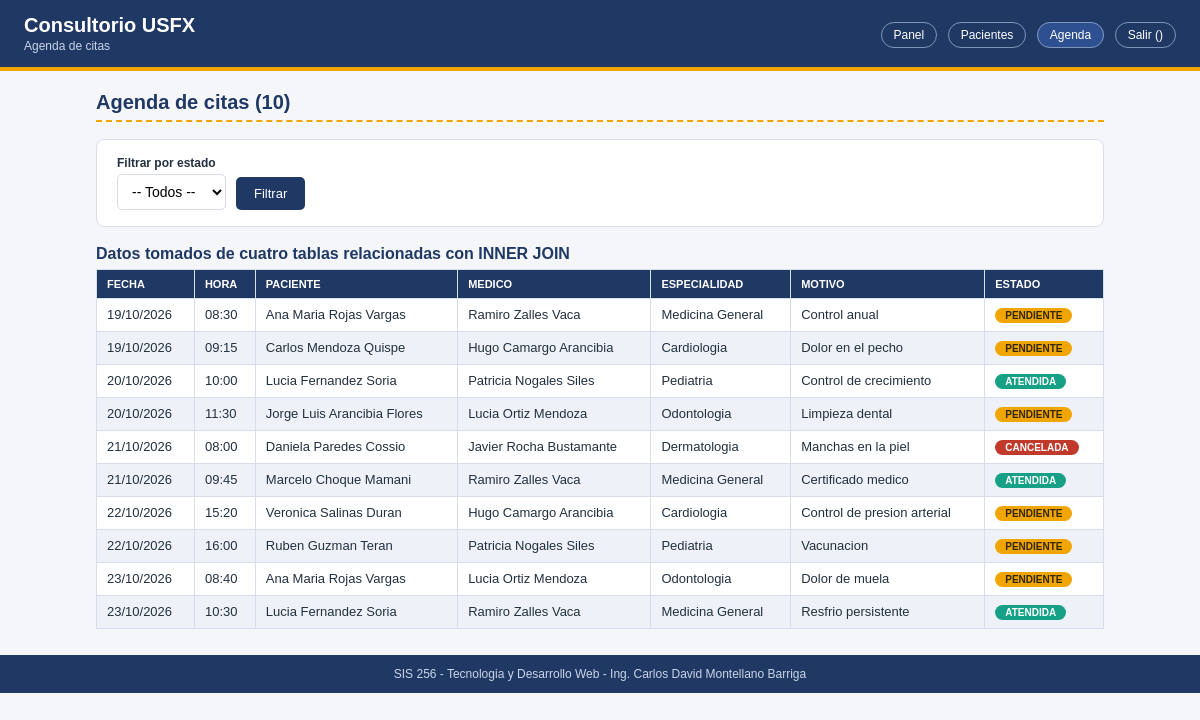
/Laboratorio3/agenda.php, run on the app's committed database.
### tables this page shows
CREATE TABLE citas (
  id INT AUTO_INCREMENT PRIMARY KEY,
  paciente_id INT NOT NULL,
  medico_id INT NOT NULL,
  fecha DATE NOT NULL,
  hora TIME NOT NULL,
  motivo VARCHAR(150) NOT NULL,
  estado ENUM('pendiente','atendida','cancelada') NOT NULL DEFAULT 'pendiente',
  FOREIGN KEY (paciente_id) REFERENCES pacientes(id),
  FOREIGN KEY (medico_id)   REFERENCES medicos(id)
);

CREATE TABLE especialidades (
  id INT AUTO_INCREMENT PRIMARY KEY,
  nombre VARCHAR(80) NOT NULL
);

### Laboratorio3/agenda.php (the view, shortened to what this page needs)
<?php
require_once "conexion.php";
require_once "funciones.php";
$estado = trim($_GET["estado"] ?? "");
$estados = ["pendiente", "atendida", "cancelada"];
if (!in_array($estado, $estados, true)) {
    $estado = "";
}
$sql = "SELECT c.fecha, c.hora, c.motivo, c.estado,
               CONCAT(p.nombres, ' ', p.apellidos) AS paciente,
               CONCAT(m.nombres, ' ', m.apellidos) AS medico,
               e.nombre AS especialidad
        FROM citas c
        INNER JOIN pacientes p ON c.paciente_id = p.id
        INNER JOIN medicos m ON c.medico_id = m.id
        INNER JOIN especialidades e ON m.especialidad_id = e.id
        WHERE (? = '' OR c.estado = ?)
        ORDER BY c.fecha ASC, c.hora ASC";
$stmt = $conn->prepare($sql);
$stmt->bind_param("ss", $estado, $estado);
$stmt->execute();
$resultado = $stmt->get_result();
include "menu.php";
?>
<h2>Agenda de citas (<?= $resultado->num_rows ?>)</h2>
<form method="GET" action="agenda.php" class="panel">
    <div class="barra">
        <div>
            <label for="estado">Filtrar por estado</label>
            <select id="estado" name="estado">
                <option value="">-- Todos --</option>
            </select>
        </div>
        <button type="submit" class="boton">Filtrar</button>
    </div>
</form>
<table>
    <caption>Datos tomados de cuatro tablas relacionadas con INNER JOIN</caption>
    <thead>
        <tr>
            <th>Fecha</th><th>Hora</th><th>Paciente</th><th>Medico</th>
            <th>Especialidad</th><th>Motivo</th><th>Estado</th>
        </tr>
    </thead>
    <tbody>
    <?php while ($c = $resultado->fetch_assoc()): ?>
        <tr>
            <td><?= e(date("d/m/Y", strtotime($c["fecha"]))) ?></td>
            <td><?= e(substr($c["hora"], 0, 5)) ?></td>
            <td><?= e($c["paciente"]) ?></td>
            <td><?= e($c["medico"]) ?></td>
            <td><?= e($c["especialidad"]) ?></td>
            <td><?= e($c["motivo"]) ?></td>
            <td><span class="etiqueta et-<?= e($c["estado"]) ?>"><?= e($c["estado"]) ?></span></td>
        </tr>
    <?php endwhile; ?>
    </tbody>
</table>

### Laboratorio3/estilos.css (style rules this page uses)
:root { --azul: #1f3864; --azul-claro: #2e5090; --dorado: #f0a500; --verde: #16a085; --rojo: #c0392b; --gris: #f4f6f9; --borde: #d8dee9; --texto: #22303f; }
* { box-sizing: border-box; }
body { margin: 0; font-family: Arial, Helvetica, sans-serif; background: var(--gris); color: var(--texto); }
h2 { color: var(--azul); border-bottom: 2px dashed var(--dorado); padding-bottom: 6px; font-size: 20px; }
.panel { background: #fff; border: 1px solid var(--borde); border-radius: 8px; padding: 16px 20px; margin-bottom: 18px; }
.barra { display: flex; gap: 10px; align-items: flex-end; flex-wrap: wrap; }
label { display: block; font-size: 12px; font-weight: bold; margin-bottom: 4px; }
input[type="text"], input[type="email"], input[type="password"], input[type="date"], input[type="time"], input[type="file"], select, textarea { width: 100%; padding: 8px 10px; border: 1px solid var(--borde); border-radius: 5px; font-size: 14px; background: #fff; }
.boton { display: inline-block; background: var(--azul); color: #fff; border: none; border-radius: 5px; padding: 9px 18px; font-size: 13px; cursor: pointer; text-decoration: none; transition: background .2s; }
table { width: 100%; border-collapse: collapse; background: #fff; }
caption { text-align: left; font-weight: bold; color: var(--azul); padding-bottom: 6px; }
th, td { border: 1px solid var(--borde); padding: 8px 10px; font-size: 13px; text-align: left; vertical-align: middle; }
thead th { background: var(--azul); color: #fff; text-transform: uppercase; font-size: 11px; }
tbody tr:nth-child(even) { background: #eef2f8; }
.etiqueta { display: inline-block; border-radius: 10px; padding: 2px 10px; font-size: 10px; font-weight: bold; text-transform: uppercase; background: var(--dorado); color: #33270a; }
.et-pendiente { background: var(--dorado); color: #33270a; }
.et-atendida { background: var(--verde); color: #fff; }
.et-cancelada { background: var(--rojo); color: #fff; }

### data on the page
citas: fecha "19/10/2026", hora "08:30", paciente "Ana Maria Rojas Vargas", medico "Ramiro Zalles Vaca", especialidades.nombre "Medicina General", motivo "Control anual", estado "PENDIENTE"
citas: fecha "19/10/2026", hora "09:15", paciente "Carlos Mendoza Quispe", medico "Hugo Camargo Arancibia", especialidades.nombre "Cardiologia", motivo "Dolor en el pecho", estado "PENDIENTE"
citas: fecha "20/10/2026", hora "10:00", paciente "Lucia Fernandez Soria", medico "Patricia Nogales Siles", especialidades.nombre "Pediatria", motivo "Control de crecimiento", estado "ATENDIDA"
citas: fecha "20/10/2026", hora "11:30", paciente "Jorge Luis Arancibia Flores", medico "Lucia Ortiz Mendoza", especialidades.nombre "Odontologia", motivo "Limpieza dental", estado "PENDIENTE"
citas: fecha "21/10/2026", hora "08:00", paciente "Daniela Paredes Cossio", medico "Javier Rocha Bustamante", especialidades.nombre "Dermatologia", motivo "Manchas en la piel", estado "CANCELADA"
citas: fecha "21/10/2026", hora "09:45", paciente "Marcelo Choque Mamani", medico "Ramiro Zalles Vaca", especialidades.nombre "Medicina General", motivo "Certificado medico", estado "ATENDIDA"
citas: fecha "22/10/2026", hora "15:20", paciente "Veronica Salinas Duran", medico "Hugo Camargo Arancibia", especialidades.nombre "Cardiologia", motivo "Control de presion arterial", estado "PENDIENTE"
citas: fecha "22/10/2026", hora "16:00", paciente "Ruben Guzman Teran", medico "Patricia Nogales Siles", especialidades.nombre "Pediatria", motivo "Vacunacion", estado "PENDIENTE"
citas: fecha "23/10/2026", hora "08:40", paciente "Ana Maria Rojas Vargas", medico "Lucia Ortiz Mendoza", especialidades.nombre "Odontologia", motivo "Dolor de muela", estado "PENDIENTE"
citas: fecha "23/10/2026", hora "10:30", paciente "Lucia Fernandez Soria", medico "Ramiro Zalles Vaca", especialidades.nombre "Medicina General", motivo "Resfrio persistente", estado "ATENDIDA"

### other printed values
$subtitulo "Agenda de citas"
$resultado->num_rows "10"
